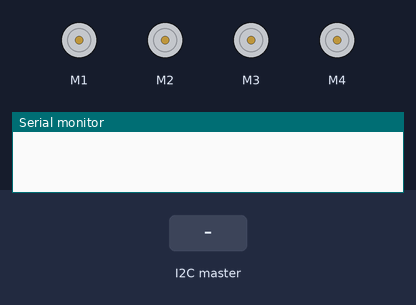
Simulated run of this sketch. Board: Arduino Uno, built with avr-gcc and run on an emulated ATmega328P. Parts: 4 × DC motor (green arrow = forward, orange = backward, longer = faster), the last lines printed to the serial monitor. The inputs (shaded band) are chosen by the test bench.

Above: at 1.2 s.
1.3 s: the I2C master sends "F"
At 1.8 s:
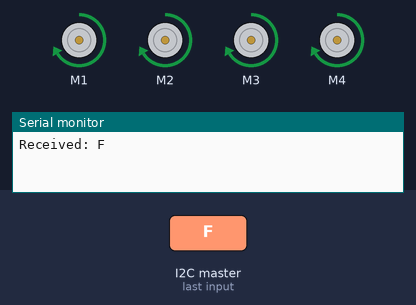
2.8 s: the I2C master sends "B"
At 4.0 s:
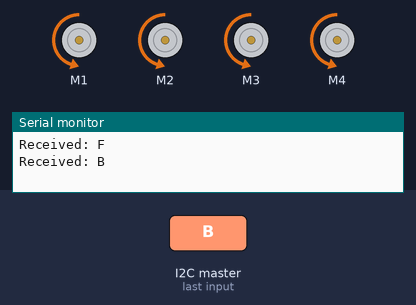
4.3 s: the I2C master sends "S"
At 5.2 s:
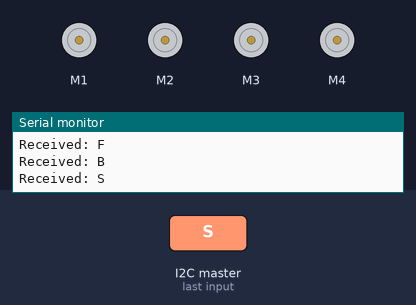
Timing chart, 0 to 7.3 s (numbered marks = the images above; inputs shaded):
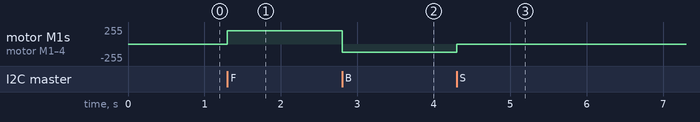

The sketch:

sketch_mar13b_bl_ar_new.ino
```cpp
#include <Wire.h>
#include <AFMotor.h>

AF_DCMotor motor1(1);
AF_DCMotor motor2(2);
AF_DCMotor motor3(3);
AF_DCMotor motor4(4);  // Motor connected to M1
int variableSpeed = 0;

void setup() {
  Wire.begin(8);            // I2C slave address
  Wire.onReceive(receiveEvent);
  motor1.setSpeed(0);
  motor2.setSpeed(0);
  motor3.setSpeed(0);
  motor4.setSpeed(0);     // Motor speed (0-255)
  Serial.begin(9600);
}

void loop() {
  delay(100);
}

void receiveEvent(int bytes) {
  if (Wire.available()) {
    char command = Wire.read();

    if (command == 'F') {
      Serial.print("Received: ");
      Serial.println(command);
      moveForward();
    }
    else if (command == 'B') {
      Serial.print("Received: ");
      Serial.println(command);
      moveBackward();
    }
    else if (command == 'S') {
      Serial.print("Received: ");
      Serial.println(command);
      stopMotors();
    }
    else if (command == 'R' || command == 'L') {  // Right or Left motors
      String speedStr = "";                      // To store speed as a string
      while (Wire.available()) {
        char c = Wire.read();
        if (c == '#') break;                     // Stop when '#' is found
        speedStr += c;                           // Build the speed string
      }
      int speed = speedStr.toInt();              // Convert speed string to int
      if (command == 'R') {
        speedRight(speed);
      } else if (command == 'L') {
        speedLeft(speed);
      }
    }
  }
}
 void moveForward(){
  motor1.setSpeed(200);
  motor2.setSpeed(200);
  motor3.setSpeed(200);
  motor4.setSpeed(200);
  motor1.run(FORWARD);
  motor2.run(FORWARD);
  motor3.run(FORWARD);
  motor4.run(FORWARD);
}

void moveBackward(){
  motor1.setSpeed(120);
  motor2.setSpeed(120);
  motor3.setSpeed(120);
  motor4.setSpeed(120);
  motor1.run(BACKWARD);
  motor2.run(BACKWARD);
  motor3.run(BACKWARD);
  motor4.run(BACKWARD);
}

void stopMotors(){
  motor1.run(RELEASE);
  motor2.run(RELEASE);
  motor3.run(RELEASE);
  motor4.run(RELEASE);
}

void speedRight(int speed) {                 //Left Motors ON 1 and 4
  variableSpeed = constrain(speed, 0, 200);
  motor1.setSpeed(variableSpeed);
  motor4.setSpeed(variableSpeed);
  motor2.run(RELEASE);
  motor3.run(RELEASE);
  motor1.run(FORWARD);
  motor4.run(FORWARD);
  Serial.print("Variable speed set to: ");
  Serial.println(variableSpeed);
}

void speedLeft(int speed) {                  //Right Motors ON 2 and 3
  variableSpeed = constrain(speed, 0, 200);
  motor2.setSpeed(variableSpeed);
  motor3.setSpeed(variableSpeed);
  motor1.run(RELEASE);
  motor4.run(RELEASE);
  motor2.run(FORWARD);
  motor3.run(FORWARD);
  Serial.print("Variable speed set to: ");
  Serial.println(variableSpeed);
}
```

Measured:
- after the input at 1.3 s, motor M1–4: stopped → forward 200/255 at once
- after the input at 2.8 s, motor M1–4: forward 200/255 → backward 120/255 at once
- after the input at 4.3 s, motor M1–4: backward 120/255 → stopped at once
